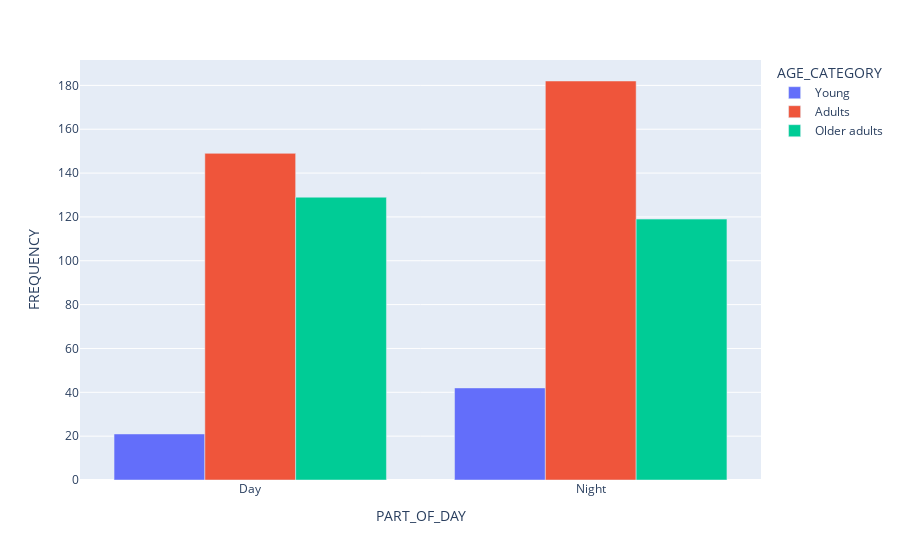

This figure's notebook cell:
### Code cell
fig = px.bar(ac_dn, x="PART_OF_DAY", y="FREQUENCY",
             color="AGE_CATEGORY", hover_data=['FREQUENCY'],
             barmode = 'group')
   
fig.show()

### Figure 1 — Plotly figure (JSON) as saved in the notebook; plotly's stock layout.template omitted (floating-point values rounded to 4 significant figures)
{"data": [{"alignmentgroup": "True", "hovertemplate": "AGE_CATEGORY=Young<br>PART_OF_DAY=%{x}<br>FREQUENCY=%{y}<extra></extra>", "legendgroup": "Young", "marker": {"color": "#636efa", "pattern": {"shape": ""}}, "name": "Young", "offsetgroup": "Young", "orientation": "v", "showlegend": true, "textposition": "auto", "type": "bar", "x": ["Day", "Night"], "xaxis": "x", "y": [21, 42], "yaxis": "y"}, {"alignmentgroup": "True", "hovertemplate": "AGE_CATEGORY=Adults<br>PART_OF_DAY=%{x}<br>FREQUENCY=%{y}<extra></extra>", "legendgroup": "Adults", "marker": {"color": "#EF553B", "pattern": {"shape": ""}}, "name": "Adults", "offsetgroup": "Adults", "orientation": "v", "showlegend": true, "textposition": "auto", "type": "bar", "x": ["Day", "Night"], "xaxis": "x", "y": [149, 182], "yaxis": "y"}, {"alignmentgroup": "True", "hovertemplate": "AGE_CATEGORY=Older adults<br>PART_OF_DAY=%{x}<br>FREQUENCY=%{y}<extra></extra>", "legendgroup": "Older adults", "marker": {"color": "#00cc96", "pattern": {"shape": ""}}, "name": "Older adults", "offsetgroup": "Older adults", "orientation": "v", "showlegend": true, "textposition": "auto", "type": "bar", "x": ["Day", "Night"], "xaxis": "x", "y": [129, 119], "yaxis": "y"}], "layout": {"barmode": "group", "legend": {"title": {"text": "AGE_CATEGORY"}, "tracegroupgap": 0}, "margin": {"t": 60}, "xaxis": {"anchor": "y", "domain": [0, 1], "title": {"text": "PART_OF_DAY"}}, "yaxis": {"anchor": "x", "domain": [0, 1], "title": {"text": "FREQUENCY"}}}}
